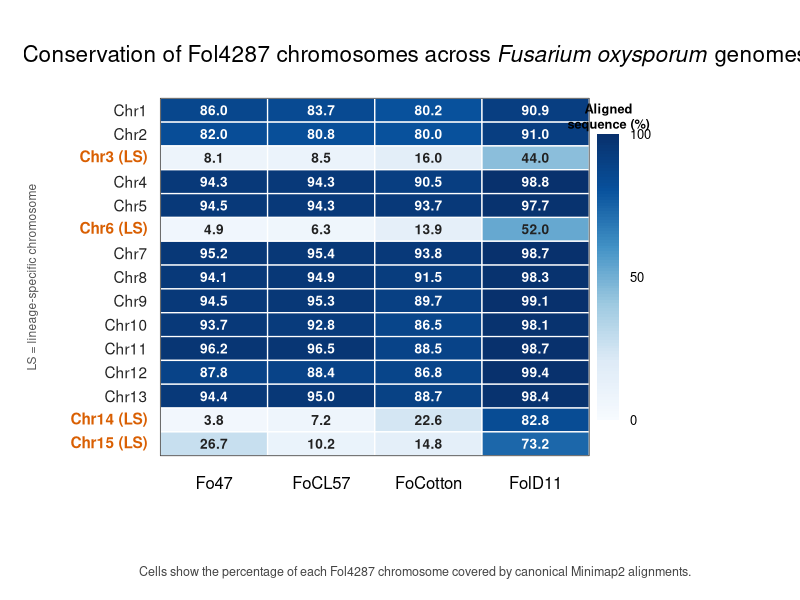
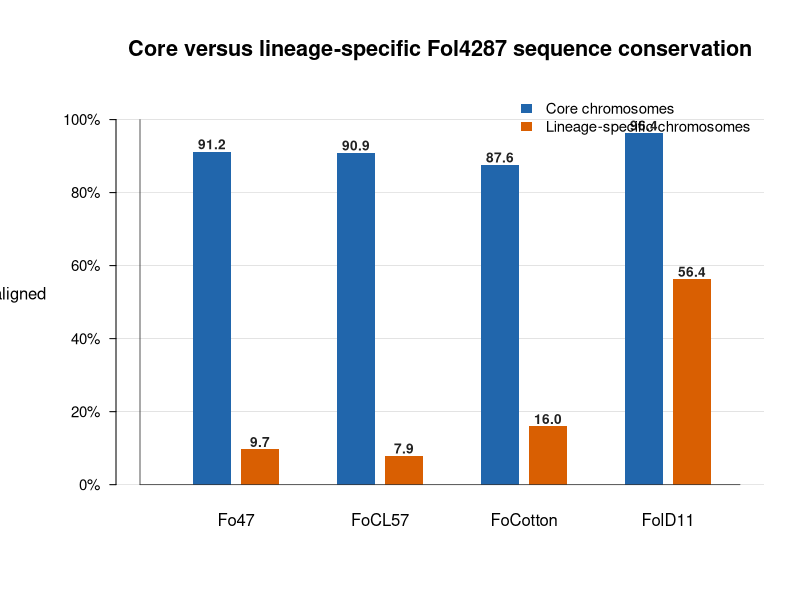

The R source for these figures, in order:
#!/usr/bin/env Rscript
# =============================================================================
# ANNOTATION GUIDE — MULTI-GENOME SUMMARY FIGURES
# =============================================================================
# This script reads deterministic Step 3 TSV files and makes two SVG figures.
#
# Figure 1: Fol4287 chromosome × query heatmap
#   • cell value = percent of that Fol4287 chromosome covered by canonical
#     Minimap2 alignments;
#   • chromosome 1 is displayed at the top;
#   • lineage-specific rows receive an explicit (LS) label and orange emphasis;
#   • the numeric percentage is printed inside every cell.
#
# Figure 2: grouped core-vs-lineage-specific plot
#   • one core and one lineage-specific bar for every query genome;
#   • values come directly from core_vs_lineage_specific_by_query.tsv;
#   • numeric labels are printed above the bars.
#
# The SVG device explicitly uses the Ubuntu font supplied by the locked Conda
# environment to reduce machine-specific font substitution in byte-level output.
# =============================================================================
options(stringsAsFactors = FALSE, scipen = 999)
args <- commandArgs(trailingOnly = FALSE)
script_arg <- grep("^--file=", args, value = TRUE)
if (length(script_arg) == 0) stop("Could not determine script location")
script_file <- sub("^--file=", "", script_arg[1])
root <- normalizePath(file.path(dirname(normalizePath(script_file)), ".."))
setwd(root)

mat_df <- read.delim("results/percent_aligned_matrix.tsv", check.names = FALSE)
class_df <- read.delim("results/core_vs_lineage_specific_by_query.tsv", check.names = FALSE)
query_names <- names(mat_df)[-(1:2)]
values <- as.matrix(mat_df[, query_names, drop = FALSE]); storage.mode(values) <- "numeric"
n_chr <- nrow(values); n_q <- ncol(values)
core_color <- "#2166AC"; ls_color <- "#D95F02"
heat_colors <- colorRampPalette(c("#F7FBFF","#DEEBF7","#9ECAE1","#4292C6","#08519C","#08306B"))(101)

svg("results/Fol4287_multigenome_heatmap.svg", width = 9.2, height = 8.0, pointsize = 11, family = "Ubuntu")
par(mar = c(6.5, 7.0, 4.2, 5.5), mgp = c(2.2, 0.65, 0), xpd = FALSE)
plot(NA, xlim = c(0.5, n_q + 1.25), ylim = c(0.5, n_chr + 0.5), xlab = "", ylab = "",
     xaxt = "n", yaxt = "n", bty = "n", axes = FALSE)
title(main = expression(paste("Conservation of Fol4287 chromosomes across ", italic("Fusarium oxysporum"), " genomes")),
      cex.main = 1.35, font.main = 2, line = 1.4)
row_y <- n_chr:1
for (i in seq_len(n_chr)) for (j in seq_len(n_q)) {
  value <- max(0, min(100, values[i, j])); cell_color <- heat_colors[round(value) + 1]
  rect(j - 0.5, row_y[i] - 0.5, j + 0.5, row_y[i] + 0.5, col = cell_color, border = "white", lwd = 1.25)
  text(j, row_y[i], sprintf("%.1f", value), cex = 0.82, col = if (value >= 60) "white" else "#222222", font = 2)
}
axis(1, at = seq_len(n_q), labels = query_names, tick = FALSE, line = -0.5, cex.axis = 1.0)
row_labels <- paste0("Chr", mat_df$chromosome, ifelse(mat_df$chromosome_class == "lineage_specific", " (LS)", ""))
for (i in seq_len(n_chr)) {
  is_ls <- mat_df$chromosome_class[i] == "lineage_specific"
  text(0.38, row_y[i], row_labels[i], adj = 1, xpd = NA, cex = 0.92,
       font = ifelse(is_ls, 2, 1), col = ifelse(is_ls, ls_color, "#222222"))
}
mtext("LS = lineage-specific chromosome", side = 2, line = 5.0, cex = 0.72, col = "#555555")
legend_x1 <- n_q + 0.57; legend_x2 <- n_q + 0.78; legend_bottom <- 2; legend_top <- n_chr - 1
for (k in 0:99) {
  y1 <- legend_bottom + k * (legend_top - legend_bottom) / 100
  y2 <- legend_bottom + (k + 1) * (legend_top - legend_bottom) / 100
  rect(legend_x1, y1, legend_x2, y2, col = heat_colors[k + 1], border = NA)
}
text(n_q + 0.88, legend_bottom, "0", adj = 0, cex = 0.78)
text(n_q + 0.88, (legend_bottom + legend_top) / 2, "50", adj = 0, cex = 0.78)
text(n_q + 0.88, legend_top, "100", adj = 0, cex = 0.78)
text(n_q + 0.68, legend_top + 0.75, "Aligned\nsequence (%)", cex = 0.77, font = 2)
mtext("Cells show the percentage of each Fol4287 chromosome covered by canonical Minimap2 alignments.",
      side = 1, line = 4.5, cex = 0.75, col = "#444444")
rect(0.5, 0.5, n_q + 0.5, n_chr + 0.5, border = "#444444", lwd = 0.8)
dev.off()

query_order <- unique(class_df$query)
core <- sapply(query_order, function(q) as.numeric(class_df$percent_aligned[class_df$query == q & class_df$chromosome_class == "core"]))
ls <- sapply(query_order, function(q) as.numeric(class_df$percent_aligned[class_df$query == q & class_df$chromosome_class == "lineage_specific"]))
plot_matrix <- rbind(Core = core, Lineage_specific = ls)
svg("results/core_vs_lineage_specific_by_query.svg", width = 8.5, height = 6.2, pointsize = 11, family = "Ubuntu")
par(mar = c(5.0, 5.8, 4.3, 1.8), mgp = c(2.7, 0.8, 0), las = 1)
bar_positions <- barplot(plot_matrix, beside = TRUE, plot = FALSE); x_max <- max(bar_positions) + 1
plot(NA, xlim = c(0, x_max), ylim = c(0, 105), xlab = "", ylab = "", xaxt = "n", yaxt = "n", bty = "n")
abline(h = seq(0, 100, 20), col = "#D9D9D9", lty = 1, lwd = 0.7)
bar_width <- 0.8
for (j in seq_len(ncol(plot_matrix))) {
  rect(bar_positions[1,j]-bar_width/2, 0, bar_positions[1,j]+bar_width/2, core[j], col = core_color, border = NA)
  rect(bar_positions[2,j]-bar_width/2, 0, bar_positions[2,j]+bar_width/2, ls[j], col = ls_color, border = NA)
}
for (j in seq_along(query_order)) {
  text(bar_positions[1,j], core[j] + 2, sprintf("%.1f", core[j]), cex = 0.82, font = 2, col = "#222222")
  text(bar_positions[2,j], ls[j] + 2, sprintf("%.1f", ls[j]), cex = 0.82, font = 2, col = "#222222")
}
axis(2, at = seq(0,100,20), labels = paste0(seq(0,100,20), "%"), las = 1, cex.axis = 0.9, tck = -0.015)
mtext("Fol4287 chromosome sequence aligned", side = 2, line = 3.5, cex = 1.0)
axis(1, at = colMeans(bar_positions), labels = query_order, tick = FALSE, cex.axis = 1.0, line = -0.3)
title(main = "Core versus lineage-specific Fol4287 sequence conservation", cex.main = 1.3, font.main = 2, line = 1.5)
legend("topright", legend = c("Core chromosomes","Lineage-specific chromosomes"), fill = c(core_color, ls_color),
       border = NA, bty = "n", cex = 0.9, inset = c(0.01,0.01))
segments(0,0,x_max,0,col="#333333",lwd=0.8); segments(0,0,0,100,col="#333333",lwd=0.8)
dev.off()
cat("Generated Minimap2-based summary figures.\n")
